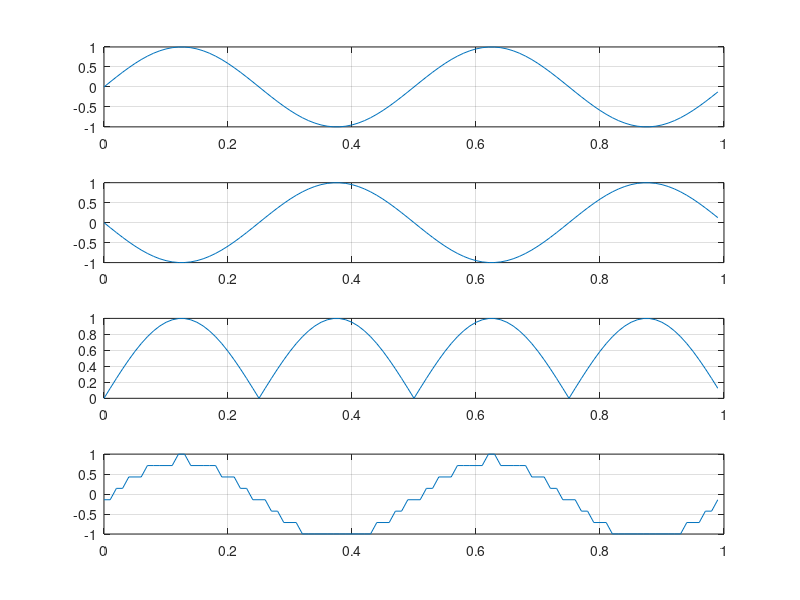

Write MATLAB code to recreate this figure.
#POPURRI REPASO PARCIAL :
clc
clear all
cla
#---------------Ejercicio 2---------------:
#SEÑAL BASE
fm=100;
fs=2;
T=1/fm;
t=0:T:1-T;

y=sin(2*pi*fs*t);
subplot(4,1,1)
plot(t,y);
grid on
hold on

#Inversion = Operacion sobre el dominio
yinv=sin(2*pi*fs*(-t));
subplot(4,1,2)
plot(t,yinv);
grid on
hold on

#rectificacion de onda completa = Operacion sobre el rango
yrec=abs(sin(2*pi*fs*(t)));
subplot(4,1,3)
plot(t,yrec);
grid on
hold on

#Cuantificacion= Operacion sobre el rango



for i=1:length(t)
  aux(i)=y(i)-min(y);
endfor

N=8;
H=(abs(min(y))+abs(max(y)) )/(N-1);

for i=1:length(y)
  if(aux(i)<0)
    ycua(i) = 0;
  elseif ((aux(i)>=0) && (aux(i)<((N-1)*H)))
    ycua(i)=H*floor(aux(i)/H);
  else
    ycua(i)=(N-1)*H;
  endif
endfor

for i=1:length(t)
  ycua(i)=ycua(i)+min(y);
endfor
subplot(4,1,4)
plot(t,ycua);
grid on
hold on



